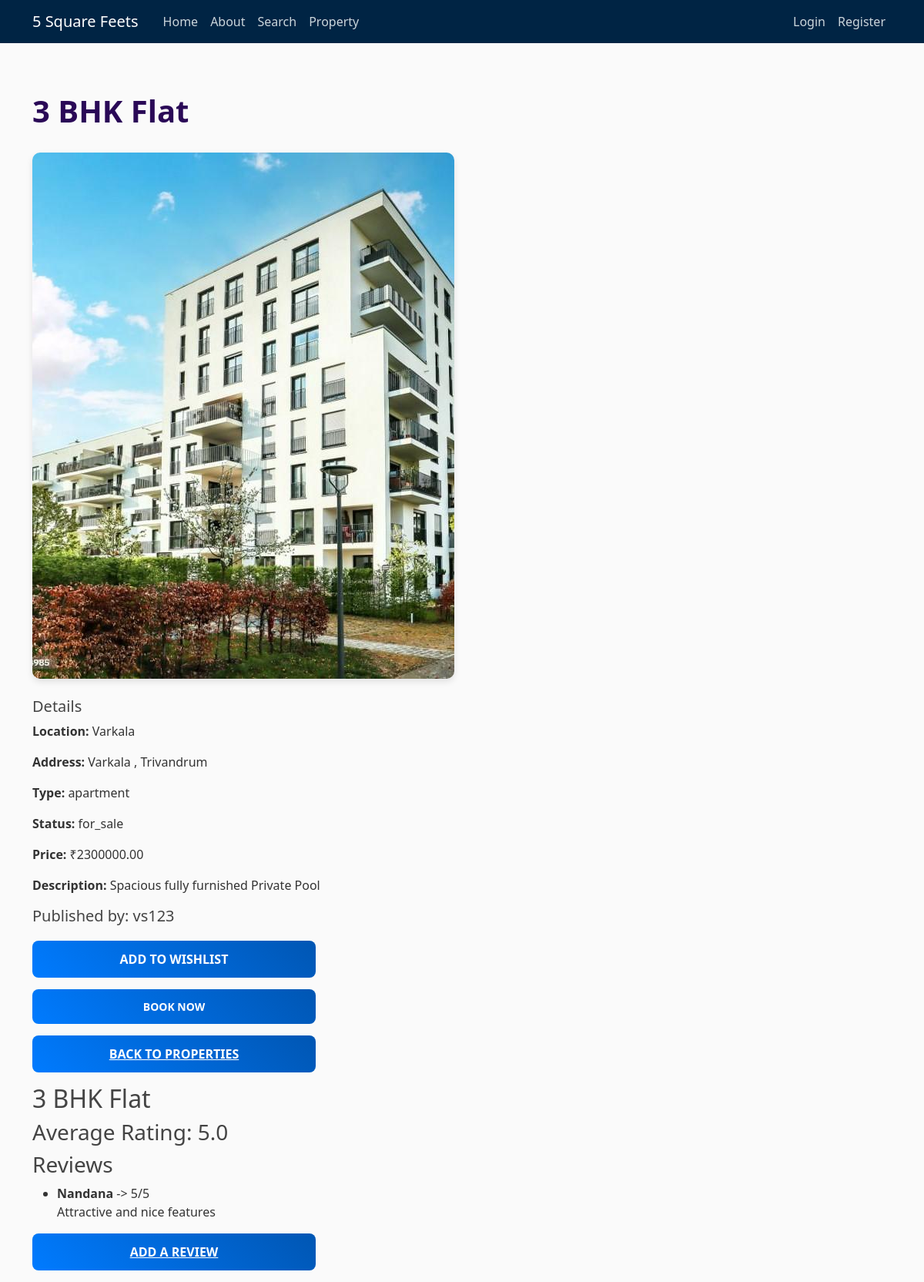
The app's page /property/4 with its own data.
### fivesquarefeets/models.py (models this page shows, shortened)
class Property(db.Model):
    property_id = db.Column(db.Integer, primary_key=True)
    property_title = db.Column(db.String(100), nullable=False)
    location = db.Column(db.String(100), nullable=False)
    address = db.Column(db.Text, nullable=False)
    property_type = db.Column(db.Enum('house', 'apartment', 'office', 'retail', 'land', name='property_type_enum'), nullable=False)
    status = db.Column(db.Enum('for_sale', 'for_rent', 'pending', 'sold', name='status_enum'), nullable=False)
    price = db.Column(db.Numeric(10, 2), nullable=False)
    description = db.Column(db.Text, nullable=False)
    images = db.Column(db.Text, nullable=True)  # Can store paths or URLs to images
    date_posted = db.Column(db.DateTime, nullable=False, default=datetime.now(timezone.utc))
    user_id = db.Column(db.Integer, db.ForeignKey('user.id'), nullable=False)
    bookings = db.relationship('Booking', backref='property', lazy=True)
    reviews = db.relationship('Review', backref='property', lazy=True)

class User(db.Model, UserMixin):
    id = db.Column(db.Integer, primary_key=True)
    username = db.Column(db.String(20), unique=True, nullable=False)
    email = db.Column(db.String(120), unique=True, nullable=False)
    image_file = db.Column(db.String(20), nullable=False, default='default.jpg')
    password = db.Column(db.String(60), nullable=False)
    properties = db.relationship('Property', backref='author', lazy=True)
    bookings = db.relationship('Booking', backref='user', lazy=True)
    reviews = db.relationship('Review', backref='reviewer', lazy=True)
    wishlists = db.relationship('Wishlist', backref='user', lazy=True)

class Review(db.Model):
    review_id = db.Column(db.Integer, primary_key=True)
    user_id = db.Column(db.Integer, db.ForeignKey('user.id'), nullable=False)
    property_id = db.Column(db.Integer, db.ForeignKey('property.property_id'), nullable=False)
    rating = db.Column(db.Integer, nullable=False)  # Assuming a rating system (e.g., 1-5)
    comment = db.Column(db.Text, nullable=True)
    review_date = db.Column(db.DateTime, nullable=False, default=datetime.now(timezone.utc))

### fivesquarefeets/routes.py (the view)
@bp.route("/property/<int:property_id>")
def detailed_view(property_id):
    property = Property.query.get_or_404(property_id)
    return render_template('detailed_view.html', property=property)

### fivesquarefeets/templates/detailed_view.html
{% extends "layout.html" %}
{% block content %}
<div class="container-view">
    <h1 class="my-4-view">{{ property.property_title }}</h1>
    <img src="{{ url_for('static', filename='property_pics/' + property.images.split(',')[0].strip()) }}" class="img-fluid-view mb-4" alt="{{ property.property_title }}">
    <h5 class="view">Details</h5>
    <p class="view"><strong>Location:</strong> {{ property.location }}</p>
    <p class="view"><strong>Address:</strong> {{ property.address }}</p>
    <p class="view"><strong>Type:</strong> {{ property.property_type }}</p>
    <p class="view"><strong>Status:</strong> {{ property.status }}</p>
    <p class="view"><strong>Price:</strong> ₹{{ property.price }}</p>
    <p class="view"><strong>Description:</strong> {{ property.description }}</p>
    <h5 class="view">Published by: {{ property.author.username }}</h5>
    <form action="{{ url_for('main.add_to_wishlist', property_id=property.property_id) }}" method="POST" style="margin-top: 20px;">
        <button type="submit" class="btn-view btn-primary-view">Add to Wishlist</button>
    </form>
    <form action="{{ url_for('main.book_property', property_id=property.property_id) }}" method="POST" style="display:inline;">
        <button type="submit" class="btn-view btn-success-view btn-sm">Book Now</button>
    </form>
    <a href="{{ url_for('main.all_properties') }}" class="btn-view btn-secondary-view">Back to Properties</a>
    <h2 class="view">{{ property.property_title }}</h2>
    <h3 class="view">Average Rating:
        {% if property.reviews|length > 0 %}
            {{ (property.reviews|map(attribute='rating')|sum) / (property.reviews|length) }}
        {% else %}
            No ratings yet.
        {% endif %}
    </h3>
    <h3 class="view">Reviews</h3>
    {% if property.reviews %}
        <ul class="view">
            {% for review in property.reviews %}
            <li class="view">
                <strong class="view">{{ review.reviewer.username }}</strong> -> {{ review.rating }}/5
                <p class="view">{{ review.comment }}</p>
            </li>
            {% endfor %}
        </ul>
    {% else %}
        <p class="view">No reviews yet. Be the first to leave a review!</p>
    {% endif %}
    <a href="{{ url_for('main.add_review', property_id=property.property_id) }}" class="btn-view btn-primary-view">Add a Review</a>
</div>
{% endblock %}

### fivesquarefeets/static/main.css (style rules this page uses)
body { background: #fafafa; color: #333333; margin-top: 5rem; }
h1, h2, h3, h4, h5, h6 { color: #444444; }

### fivesquarefeets/static/detail.css (style rules this page uses)
h1.my-4-view { font-size: 2.5rem; font-weight: bold; margin-bottom: 30px; color: #2a0957; }
img.img-fluid-view { border-radius: 10px; box-shadow: 0px 4px 8px rgba(0, 0, 0, 0.1); max-width: 100%; height: auto; }
.btn-view { background: linear-gradient(45deg, #007bff, #0056b3); border: none; padding: 12px 24px; border-radius: 8px; font-weight: bold; color: #fff; text-transform: uppercase; transition: background 0.4s ease, transform 0.3s ease; display: inline-block; width: 50%; margin-bottom: 15px; text-align: center; }
.btn-primary-view { background: linear-gradient(45deg, #007bff, #0056b3); }
.btn-success-view { background: linear-gradient(45deg, #007bff, #0056b3); }
.btn-secondary-view { background: linear-gradient(45deg, #007bff, #0056b3); }
.container-view { margin-top: 40px; }

### records on screen
Property: property_title "3 BHK Flat", images (picture), location "Varkala", address "Varkala , Trivandrum", property_type "apartment", status "for_sale", price "2300000.00", description "Spacious fully furnished Private Pool"
User: author.username "vs123"
Review: reviewer.username "Nandana", rating "5", comment "Attractive and nice features"
